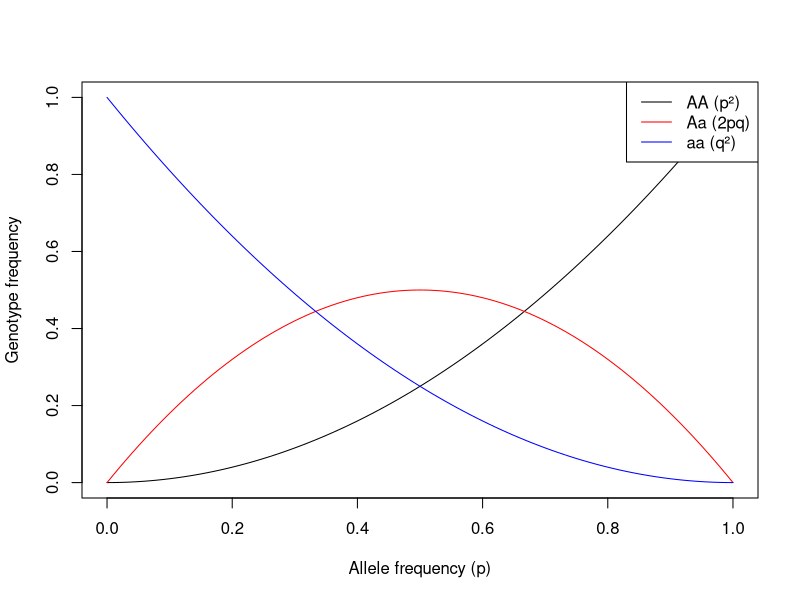

R code for this plot:
## ---- chunk 1
knitr::opts_knit$set(root.dir = normalizePath(".."))
setwd(knitr::opts_knit$get("root.dir"))

## ---- chunk 2
n = 5
n11 = 1
f11 = n11/n
f11 # genotype frequency of TT
## ---- chunk 3
png("graphs/allele_genotype_frequencies.png", width = 800, height = 600)

p <- seq(0, 1, by = 0.01)
q <- 1 - p

f11 <- p^2
f12 <- 2 * p * q
f22 <- q^2

plot(p, f11, type = "l", col = "black",
     xlab = "Allele frequency (p)",
     ylab = "Genotype frequency",
     ylim = c(0, 1))

lines(p, f12, col = "red")
lines(p, f22, col = "blue")

legend("topright", legend = c("AA (p²)", "Aa (2pq)", "aa (q²)"),
       col = c("black", "red", "blue"), lty = 1)
dev.off()

